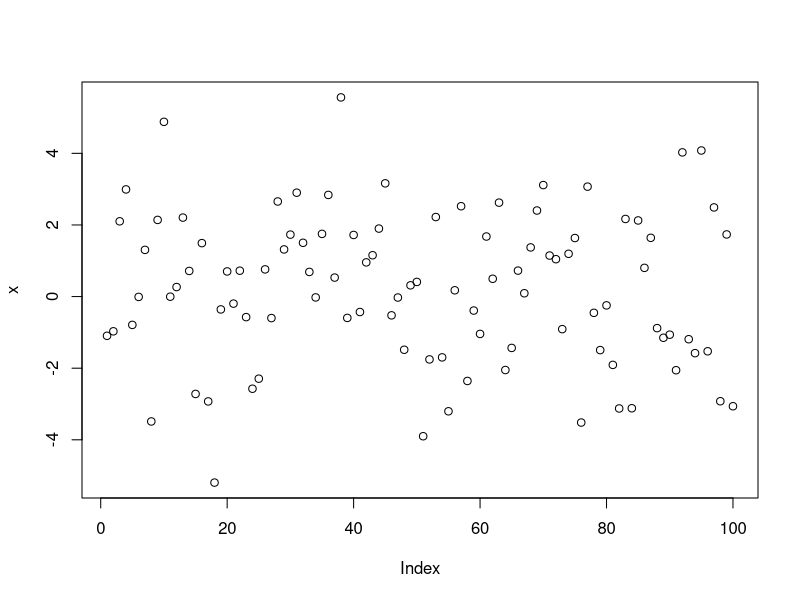
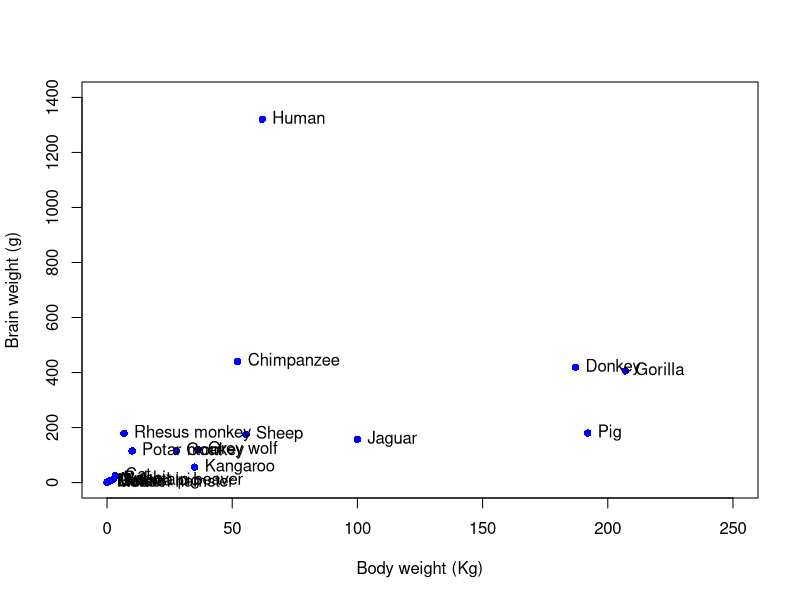
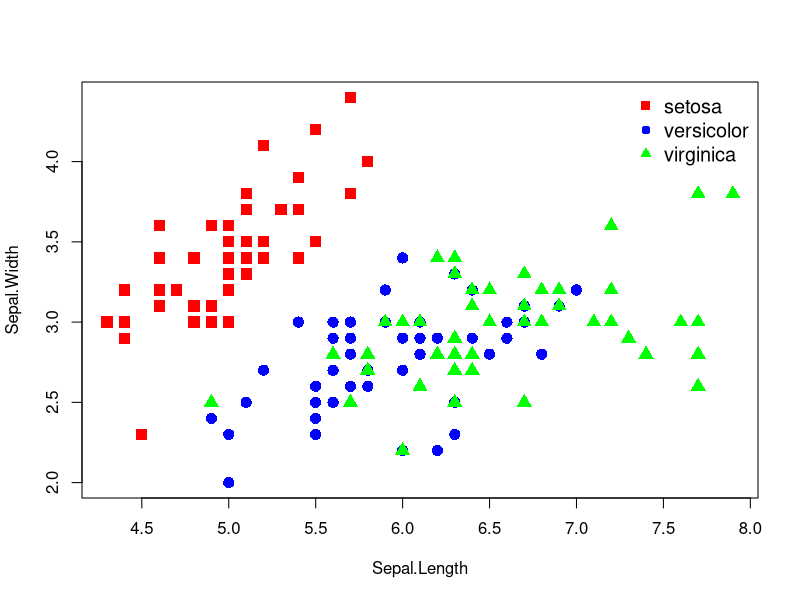
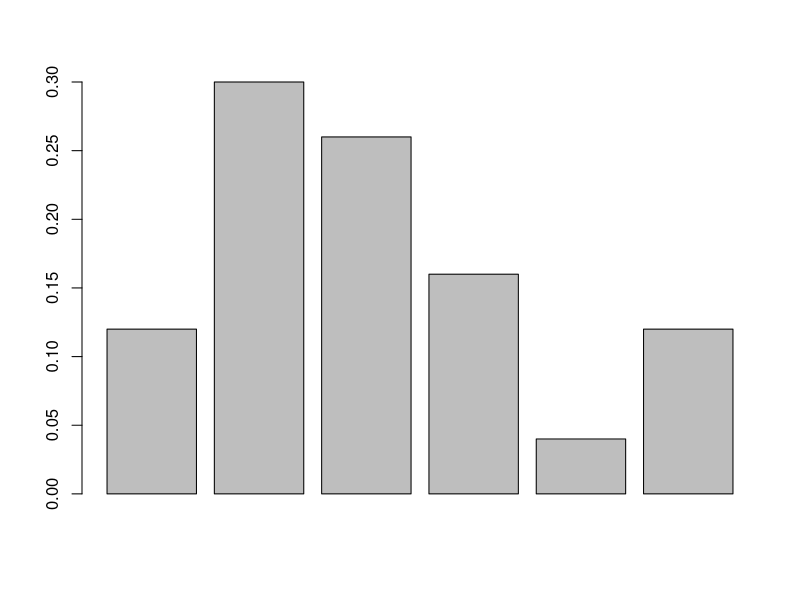
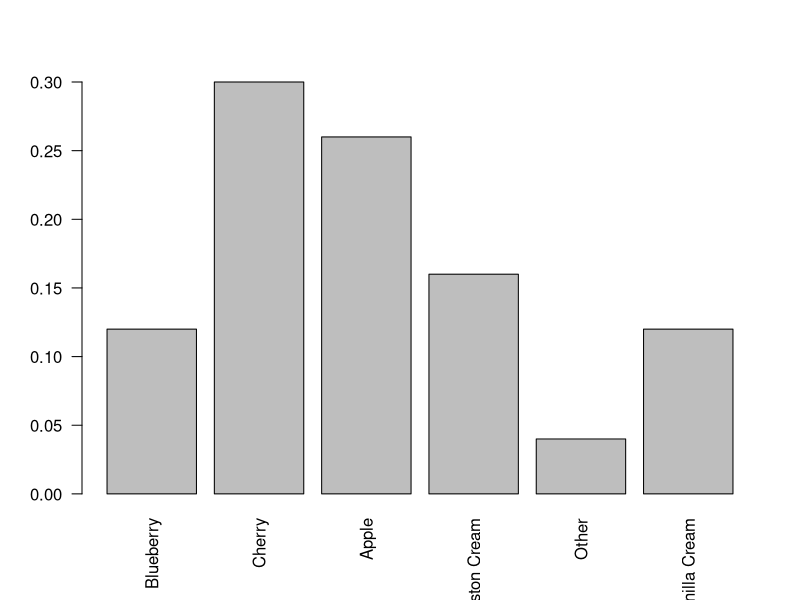
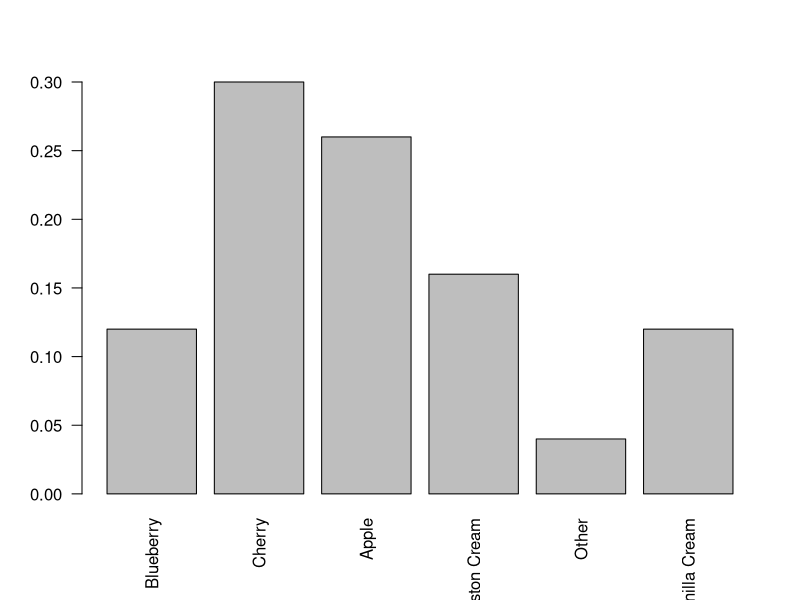
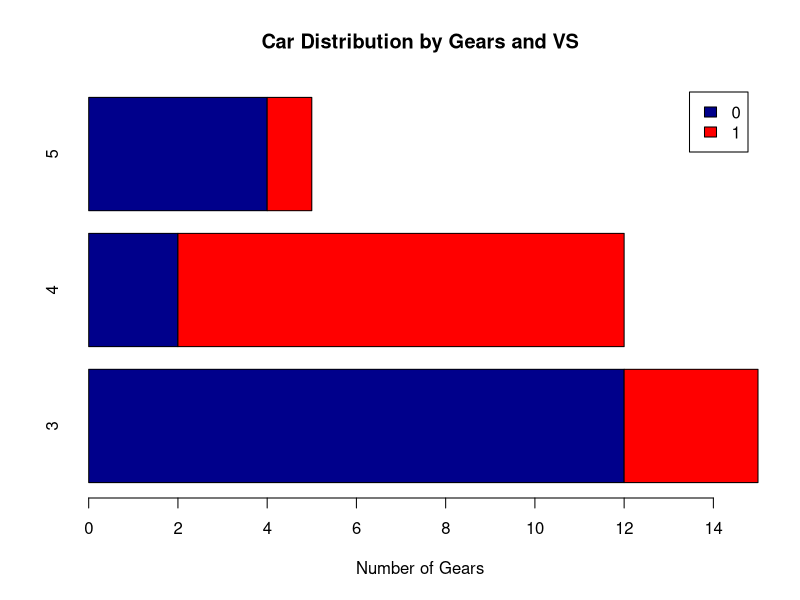
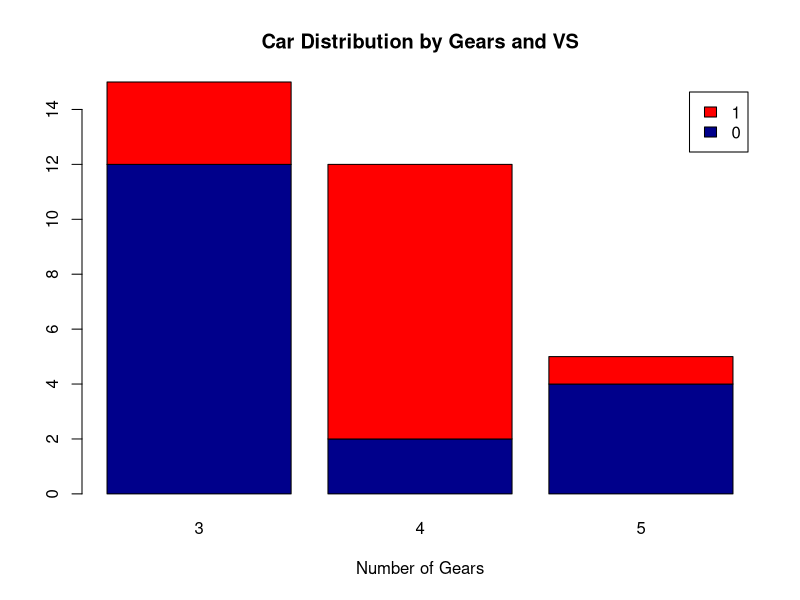

Reproduce these figures in R, in order.
##### Chapter 6. R Graphics #####
### Textbook
### http://bigdata.dongguk.ac.kr/lectures/R/_book/%EA%B7%B8%EB%9E%98%ED%94%BD%EC%8A%A4.html


### 6.2 plot
x <- rnorm(100, sd=2)
y <- 0.3 + 2*x + rnorm(100,sd=1)
plot(x)

# Animals data loading
library(MASS)
head(Animals)
plot(x=Animals$body, y=Animals$brain, pch=16, col="blue", xlab="Body weight (Kg)", ylab="Brain weight (g)",
     xlim=c(0,250), ylim=c(0,1400))
text(x=Animals$body, y=Animals$brain, labels=row.names(Animals), pos=4)

# Indicate legend
plot(~Sepal.Length+Sepal.Width, data=iris, pch=rep(15:17, each=50), col=c("red","blue","green")[iris$Species], cex=1.5)
legend("topright", legend=levels(iris$Species), pch=15:17, col=c("red","blue","green"), cex=1.2, bty="n")



### 6.3 Barplot
pie.sales <- c(0.12,0.3,0.26,0.16,0.04,0.12)
barplot(pie.sales)
barplot(pie.sales, names.arg = c("Blueberry", "Cherry", "Apple", "Boston Cream", "Other", "Vanilla Cream"), las=2)

names(pie.sales) <- c("Blueberry", "Cherry", "Apple", "Boston Cream", "Other", "Vanilla Cream")
barplot(pie.sales, las=2) # las=2 : x-tick

# options
counts <- table(mtcars$vs, mtcars$gear)
counts

barplot(counts, main="Car Distribution by Gears and VS", xlab="Number of Gears", col=c("darkblue", "red"), 
        legend=rownames(counts), horiz=T, angle=45)
barplot(counts, main="Car Distribution by Gears and VS", xlab="Number of Gears", col=c("darkblue", "red"), 
        legend=rownames(counts), angle=45)



### 6.4 Pie plot
pie(pie.sales)



### 6.5 dot chart
head(mtcars)
dotchart(mtcars$mpg, labels=row.names(mtcars), cex=0.7, main="Gas Milage \nfor Car Models", xlab="Miles per Gallon")

idx <- order(mtcars$mpg) # it shows the index by ordering from low to high for mpg
dotchart(mtcars$mpg[idx] , labels=row.names(mtcars), cex=0.7, main="Gas Milage \nfor Car Models", xlab="Miles per Gallon" )



### 6.6 usage of par() function
x <- rnorm(100, mean=170, sd=8)
#par(mfrow=c(1,2)) # mfrow : showing several graphs in one screen
hist(x)
plot(x)



### 6.7 Histogram
hist(cars$speed, nclass=8, main="Histogram", xlab="speed")



### 6.8 Boxplot
boxplot(Sepal.Length~Species, data=iris, main="Box plot")


### 6.9 scatter plot
plot(cars)

# add line on the scatter plot
plot(Petal.Length ~ Sepal.Length, data=iris, bty="l", pch=20)
abline(a=0, b=1, lty=2, lwd=2) # y = a +bx. Thus, just draw y=x graph.
abline(lm(Petal.Length~Sepal.Length, data=iris), lty=1, lwd=5) # lty : line type, lwd : line thickness

# draw multiple scatter plot
pairs(iris[,1:4], main = "Fisher's Iris Data", pch=21, bg=c("red","green3","blue")[unclass(iris$Species)])




### 6.11 3D graph
library(scatterplot3d)
head(trees)
scatterplot3d(trees, type="h", highlight.3d = TRUE, angle=55, scale.y=0.7, pch=16, main="3D plot for trees data")


### 6.12 3D pie chart
slices <- c(18,12,4,16,8,9,12)
lbels <- c("US", "UK", "Australia", "Germany", "Canada", "India", "Korea")
library(plotrix)
pie3D(slices, labels=lbels, explode=0.1, main="3D Pie Chart", mar=c(4,0,3,0))


### 6.13 contour graph
x <- 1:50 ; y <- 1:70
z <- matrix(expand.grid(x,y)$Var1^2 + expand.grid(x,y)$Var2^2, nrow=50, ncol=70) # expand.grid(x,y) : generate grid for x and y
contour(x,y,z)

# filled.contour
filled.contour(volcano, color.palette = terrain.colors, asp=1)
title(main="volcano data: filled contour map")


### 6.14 perspective plot
x <- seq(-10,10, length=30) ; y <- x
f <- function(x,y) { r<-sqrt(x**2 + y**2); 10*sin(r)/r}
z <- outer(x,y,f)
z[is.na(z)] <- 1
op <- par(bg="white")
persp(x,y,z, theta=30, phi=30, expand=0.5, col="lightblue")





### 6.18 ggplot2
library(ggplot2)

# 6.18.3 qplot basic graph
qplot(Sepal.Length, Sepal.Width, data=iris)

# 6.18.4 geom_point()
ggplot(iris, aes(Sepal.Length, Sepal.Width)) + geom_point()

sp <- as.integer(iris$Species) # it changes each group name to 1,2,3,... so on.
ggplot(iris, aes(Sepal.Length, Sepal.Width, label=sp, color=sp+1)) + geom_text()

# Histogram
ggplot(mtcars, aes(x=disp)) + geom_histogram(fill="blue", alpha=0.2)

# geom_density function
ggplot(mtcars, aes(x=disp)) + geom_density(fill="blue", alpha=0.2)

# geom_smooth()
p <- ggplot(mtcars, aes(disp,wt))
p + geom_smooth()

# geom_boxplot()
ggplot(diamonds, aes(cut, price)) + geom_boxplot()
